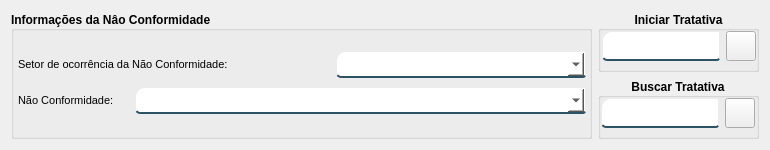
      <widget class="QWidget" name="layoutWidget">
       <property name="geometry">
        <rect>
         <x>20</x>
         <y>46</y>
         <width>752</width>
         <height>132</height>
        </rect>
       </property>
       <layout class="QHBoxLayout" name="horizontalLayout_76">
        <item>
         <widget class="QGroupBox" name="groupBox_87">
          <property name="minimumSize">
           <size>
            <width>581</width>
            <height>101</height>
           </size>
          </property>
          <property name="font">
           <font>
            <bold>true</bold>
           </font>
          </property>
          <property name="styleSheet">
           <string notr="true"/>
          </property>
          <property name="title">
           <string>Informações da Nâo Conformidade</string>
          </property>
          <property name="alignment">
           <set>Qt::AlignLeading|Qt::AlignLeft|Qt::AlignVCenter</set>
          </property>
          <widget class="QWidget" name="layoutWidget">
           <property name="geometry">
            <rect>
             <x>7</x>
             <y>37</y>
             <width>568</width>
             <height>70</height>
            </rect>
           </property>
           <layout class="QVBoxLayout" name="verticalLayout_48">
            <item>
             <layout class="QHBoxLayout" name="horizontalLayout_49">
              <item>
               <widget class="QLabel" name="label_27">
                <property name="minimumSize">
                 <size>
                  <width>250</width>
                  <height>0</height>
                 </size>
                </property>
                <property name="maximumSize">
                 <size>
                  <width>250</width>
                  <height>16777215</height>
                 </size>
                </property>
                <property name="font">
                 <font>
                  <pointsize>8</pointsize>
                  <bold>false</bold>
                 </font>
                </property>
                <property name="styleSheet">
                 <string notr="true">color: rgb(0, 0, 0);
</string>
                </property>
                <property name="text">
                 <string>Setor de ocorrência da Não Conformidade:</string>
                </property>
                <property name="alignment">
                 <set>Qt::AlignLeading|Qt::AlignLeft|Qt::AlignVCenter</set>
                </property>
               </widget>
              </item>
              <item>
               <spacer name="horizontalSpacer_16">
                <property name="orientation">
                 <enum>Qt::Horizontal</enum>
                </property>
                <property name="sizeHint" stdset="0">
                 <size>
                  <width>40</width>
                  <height>20</height>
                 </size>
                </property>
               </spacer>
              </item>
              <item>
               <widget class="QComboBox" name="cb_setor">
                <property name="enabled">
                 <bool>false</bool>
                </property>
                <property name="minimumSize">
                 <size>
                  <width>250</width>
                  <height>23</height>
                 </size>
                </property>
                <property name="maximumSize">
                 <size>
                  <width>250</width>
                  <height>16777215</height>
                 </size>
                </property>
                <property name="styleSheet">
                 <string notr="true">background-color: rgb(255, 255, 255);
border:2px solid rgba(0,0,0,0);
border-bottom-color:rgba(46,82,101,255);
color:rgb(0,0,0);
padding-bottom:7px;
border-top-left-radius : 10px;
border-top-right-radius : 2px;
border-bottom-left-radius:5px;
border-bottom-right-radius : 3px;</string>
                </property>
                <item>
                 <property name="text">
                  <string/>
                 </property>
                </item>
               </widget>
              </item>
             </layout>
            </item>
            <item>
             <layout class="QHBoxLayout" name="horizontalLayout_50">
              <item>
               <widget class="QLabel" name="label_28">
                <property name="font">
                 <font>
                  <pointsize>8</pointsize>
                  <bold>false</bold>
                 </font>
                </property>
                <property name="styleSheet">
                 <string notr="true">color: rgb(0, 0, 0);</string>
                </property>
                <property name="text">
                 <string>Não Conformidade:</string>
                </property>
                <property name="alignment">
                 <set>Qt::AlignLeading|Qt::AlignLeft|Qt::AlignVCenter</set>
                </property>
               </widget>
              </item>
              <item>
               <widget class="QComboBox" name="cd_tipo_rnc_2">
                <property name="enabled">
                 <bool>false</bool>
                </property>
                <property name="minimumSize">
                 <size>
                  <width>451</width>
                  <height>23</height>
                 </size>
                </property>
                <property name="maximumSize">
                 <size>
                  <width>751</width>
                  <height>16777215</height>
                 </size>
                </property>
                <property name="styleSheet">
                 <string notr="true">background-color: rgb(255, 255, 255);
border:2px solid rgba(0,0,0,0);
border-bottom-color:rgba(46,82,101,255);
color:rgb(0,0,0);
padding-bottom:7px;
border-top-left-radius : 10px;
border-top-right-radius : 2px;
border-bottom-left-radius:5px;
border-bottom-right-radius : 3px;</string>
                </property>
                <item>
                 <property name="text">
                  <string/>
                 </property>
                </item>
               </widget>
              </item>
             </layout>
            </item>
           </layout>
          </widget>
         </widget>
        </item>
        <item>
         <layout class="QVBoxLayout" name="verticalLayout_54">
          <item>
           <widget class="QGroupBox" name="groupBox_92">
            <property name="minimumSize">
             <size>
              <width>161</width>
              <height>61</height>
             </size>
            </property>
            <property name="font">
             <font>
              <bold>true</bold>
             </font>
            </property>
            <property name="title">
             <string>Iniciar Tratativa</string>
            </property>
            <property name="alignment">
             <set>Qt::AlignCenter</set>
            </property>
            <widget class="QWidget" name="layoutWidget">
             <property name="geometry">
              <rect>
               <x>4</x>
               <y>18</y>
               <width>154</width>
               <height>34</height>
              </rect>
             </property>
             <layout class="QHBoxLayout" name="horizontalLayout_74">
              <item>
               <widget class="QLineEdit" name="txt_paciente_5">
                <property name="enabled">
                 <bool>false</bool>
                </property>
                <property name="minimumSize">
                 <size>
                  <width>100</width>
                  <height>21</height>
                 </size>
                </property>
                <property name="font">
                 <font>
                  <family>Reem Kufi</family>
                 </font>
                </property>
                <property name="styleSheet">
                 <string notr="true">background-color: rgb(255, 255, 255);
border:2px solid rgba(0,0,0,0);
border-bottom-color:rgba(46,82,101,255);
color:rgb(0,0,0);
padding-bottom:7px;
border-top-left-radius : 10px;
border-top-right-radius : 2px;
border-bottom-left-radius:5px;
border-bottom-right-radius : 3px;</string>
                </property>
                <property name="alignment">
                 <set>Qt::AlignCenter</set>
                </property>
               </widget>
              </item>
              <item>
               <widget class="QPushButton" name="btn_iniciar_investigacao_2">
                <property name="minimumSize">
                 <size>
                  <width>30</width>
                  <height>30</height>
                 </size>
                </property>
                <property name="font">
                 <font>
                  <family>Reem Kufi</family>
                  <pointsize>8</pointsize>
                  <bold>true</bold>
                 </font>
                </property>
                <property name="styleSheet">
                 <string notr="true">QPushButton#btn_iniciar_investigacao{
	background-color: qlineargradient(spread:pad, x1:0, y1:0.505682, x2:1, y2:0.477, stop:0 rgba(100, 19,11, 219), stop:1 rgba(0, 0, 0, 80));
	color:rgba(255, 255, 255, 210);
	border-radius: 5px;
}
QPushButton#btn_iniciar_investigacao:hover{
	background-color: qlineargradient(spread:pad, x1:0, y1:0.505682,x2:1,y2:0.477, stop:0 rgba(150, 123, 111, 219), stop:1 rgba(85, 81, 84, 226));
}
QPushButton#btn_iniciar_investigacao:pressed{
	padding-left:5px;
	padding -top:5px;
	background-color:rgba(150, 123, 111, 255);
}</string>
                </property>
                <property name="text">
                 <string/>
                </property>
                <property name="icon">
                 <iconset resource="R:/0-TI/_FNEA/RNC-59121033fc8ba18b61f430dd6dfd880a0b4bbfab/imagens/Imagens.qrc">
                  <normaloff>:/Imagens/investigacao.png</normaloff>:/Imagens/investigacao.png</iconset>
                </property>
                <property name="iconSize">
                 <size>
                  <width>24</width>
                  <height>24</height>
                 </size>
                </property>
               </widget>
              </item>
             </layout>
            </widget>
           </widget>
          </item>
          <item>
           <widget class="QGroupBox" name="groupBox_91">
            <property name="minimumSize">
             <size>
              <width>161</width>
              <height>61</height>
             </size>
            </property>
            <property name="maximumSize">
             <size>
              <width>16777215</width>
              <height>61</height>
             </size>
            </property>
            <property name="font">
             <font>
              <bold>true</bold>
             </font>
            </property>
            <property name="title">
             <string>Buscar Tratativa</string>
            </property>
            <property name="alignment">
             <set>Qt::AlignCenter</set>
            </property>
            <widget class="QWidget" name="layoutWidget">
             <property name="geometry">
              <rect>
               <x>3</x>
               <y>18</y>
               <width>154</width>
               <height>34</height>
              </rect>
             </property>
             <layout class="QHBoxLayout" name="horizontalLayout_75">
              <item>
               <widget class="QLineEdit" name="txt_tratativa">
                <property name="enabled">
                 <bool>true</bool>
                </property>
                <property name="minimumSize">
                 <size>
                  <width>100</width>
                  <height>21</height>
                 </size>
                </property>
                <property name="font">
                 <font>
                  <family>Reem Kufi</family>
                 </font>
                </property>
                <property name="styleSheet">
                 <string notr="true">background-color: rgb(255, 255, 255);
border:2px solid rgba(0,0,0,0);
border-bottom-color:rgba(46,82,101,255);
color:rgb(0,0,0);
padding-bottom:7px;
border-top-left-radius : 10px;
border-top-right-radius : 2px;
border-bottom-left-radius:5px;
border-bottom-right-radius : 3px;</string>
                </property>
                <property name="alignment">
                 <set>Qt::AlignCenter</set>
                </property>
               </widget>
              </item>
              <item>
               <widget class="QPushButton" name="btn_buscarInv_2">
                <property name="minimumSize">
                 <size>
                  <width>30</width>
                  <height>30</height>
                 </size>
                </property>
                <property name="font">
                 <font>
                  <family>Reem Kufi</family>
                  <pointsize>8</pointsize>
                  <bold>true</bold>
                 </font>
                </property>
                <property name="styleSheet">
                 <string notr="true">QPushButton#btn_buscarInv{
	background-color: qlineargradient(spread:pad, x1:0, y1:0.505682, x2:1, y2:0.477, stop:0 rgba(100, 19,11, 219), stop:1 rgba(0, 0, 0, 80));
	color:rgba(255, 255, 255, 210);
	border-radius: 5px;
}
QPushButton#btn_buscarInv:hover{
	background-color: qlineargradient(spread:pad, x1:0, y1:0.505682,x2:1,y2:0.477, stop:0 rgba(150, 123, 111, 219), stop:1 rgba(85, 81, 84, 226));
}
QPushButton#btn_buscarInv:pressed{
	padding-left:5px;
	padding -top:5px;
	background-color:rgba(150, 123, 111, 255);
}</string>
                </property>
                <property name="text">
                 <string/>
                </property>
                <property name="icon">
                 <iconset resource="R:/0-TI/_FNEA/RNC-59121033fc8ba18b61f430dd6dfd880a0b4bbfab/imagens/Imagens.qrc">
                  <normaloff>:/Imagens/historia.png</normaloff>:/Imagens/historia.png</iconset>
                </property>
                <property name="iconSize">
                 <size>
                  <width>24</width>
                  <height>24</height>
                 </size>
                </property>
               </widget>
              </item>
             </layout>
            </widget>
           </widget>
          </item>
         </layout>
        </item>
       </layout>
      </widget>
